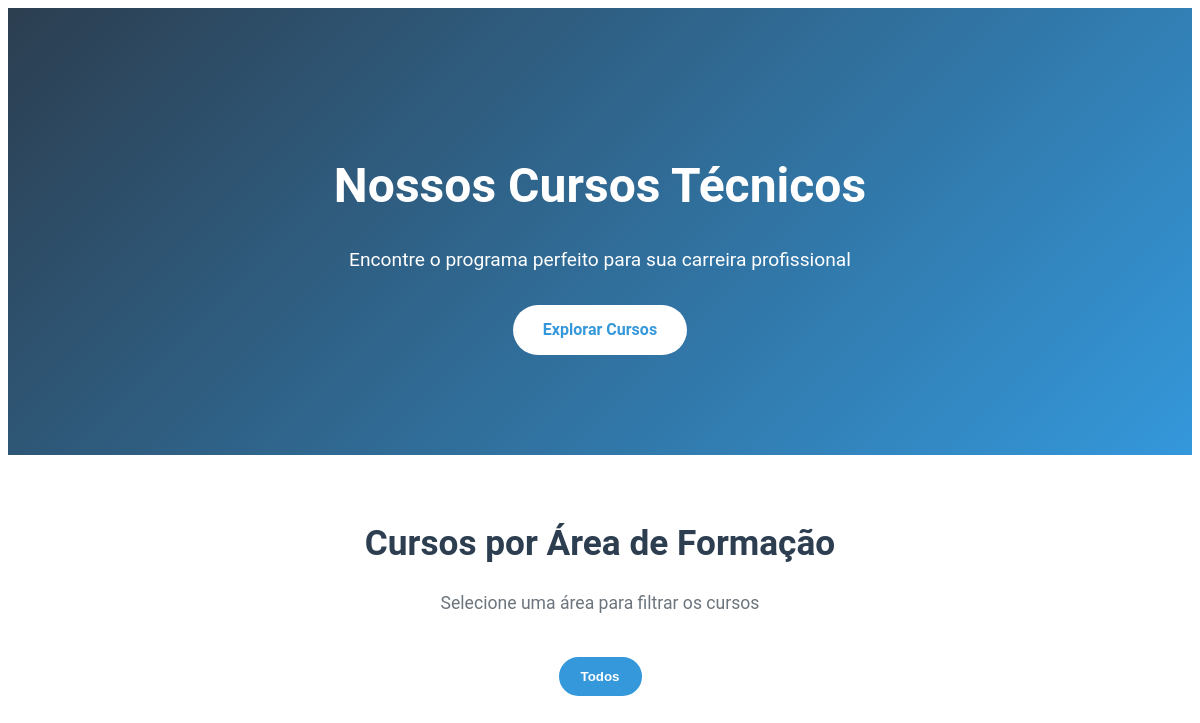
Before: /auth/todos_cursos/ with the older database file.
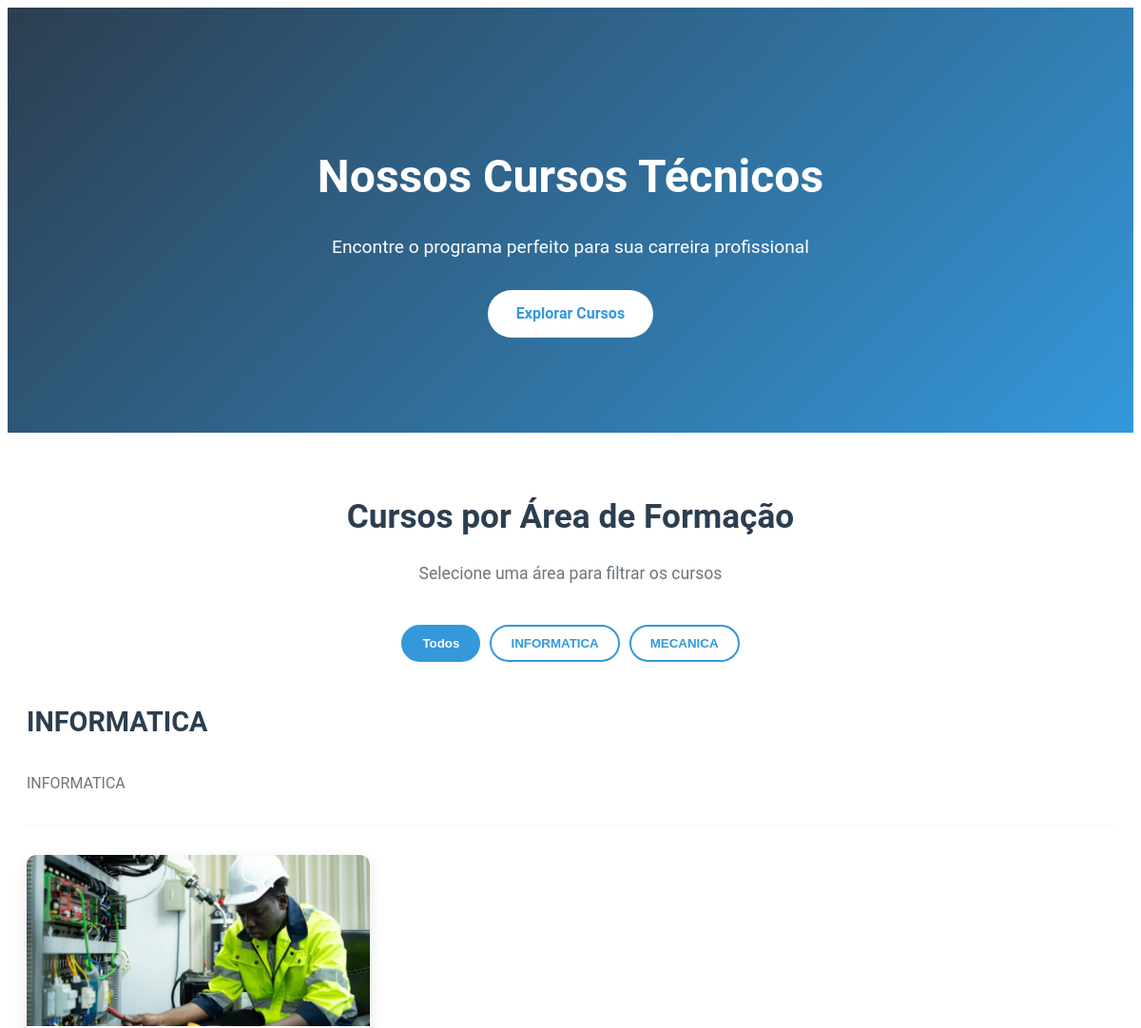
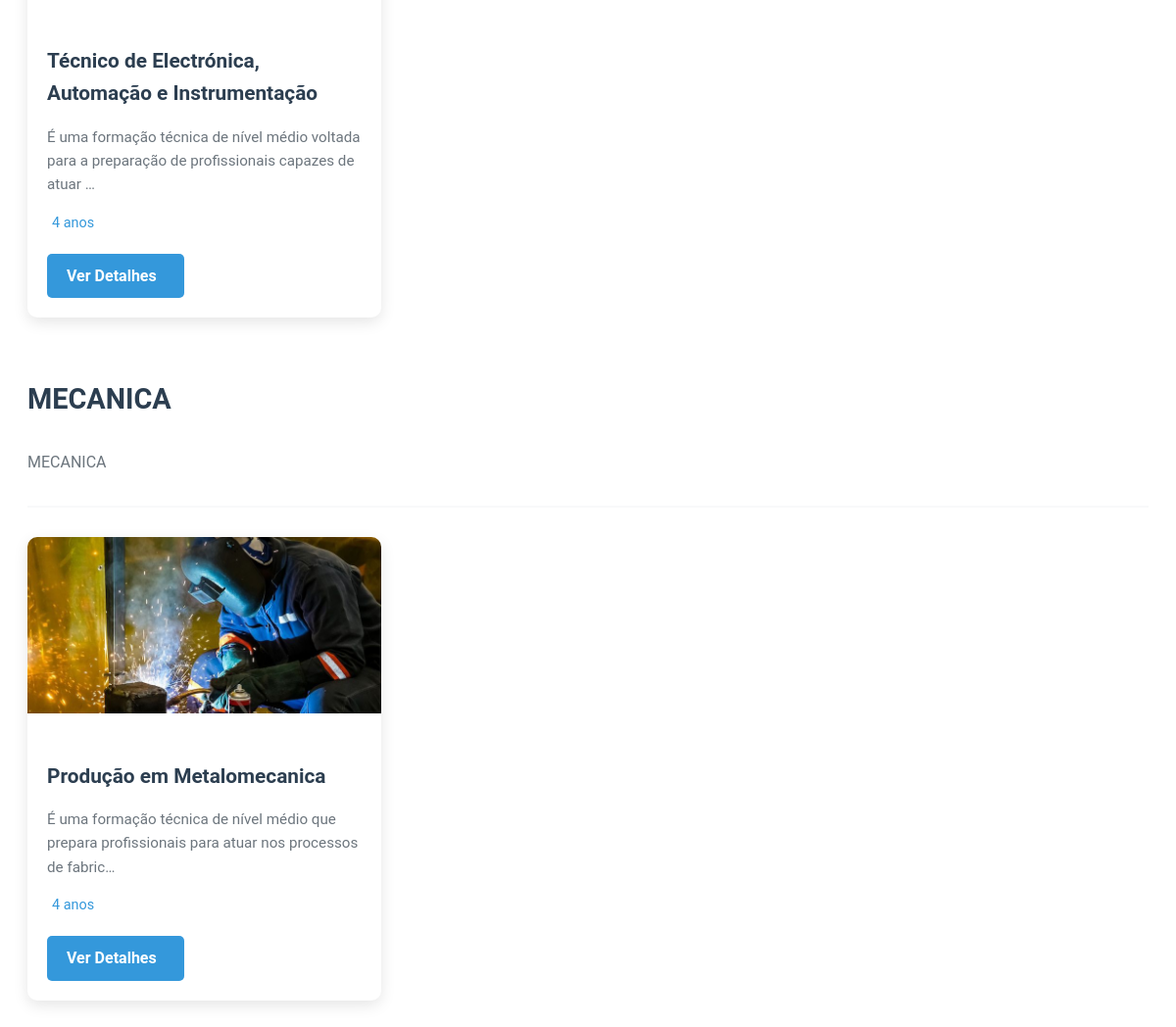
After: the same page with the newer database file (2 pictures, top to bottom).
### inscricoes/models.py (models this page shows, shortened)
class Area(models.Model):
    nome = models.CharField(max_length=255, verbose_name="Nome da Área")
    descricao = models.TextField(verbose_name="Descrição da Área", blank=True, null=True)
    class Meta:
        verbose_name = 'Área'
        verbose_name_plural = 'Áreas'

class Curso(models.Model):
    area = models.ForeignKey(
        Area,
        on_delete=models.SET_NULL,
        verbose_name="Área do Curso",
        null=True,
        blank=True
    )
    nome = models.CharField(max_length=255, verbose_name="Nome do Curso")
    descricao = models.TextField(verbose_name="Descrição do Curso")
    duracao = models.CharField(max_length=50, verbose_name="Duração")
    imagem = models.ImageField(upload_to='cursos/', verbose_name="Imagem do Curso")
    destaque = models.BooleanField(default=False, verbose_name="Destaque (Novo/Popular)")
    class Meta:
        verbose_name = 'Curso'
        verbose_name_plural = 'Cursos'

### inscricoes/views.py (the view)
# urls.py: path('todos_cursos/', views.todos_cursos, name='todos_cursos'),
def todos_cursos(request):
    areas = Area.objects.all()
    areas_com_cursos = []
    for area in areas:
        areas_com_cursos.append({
            'area': area,
            'cursos': Curso.objects.filter(area=area)
        })
    context = {
        'areas_com_cursos': areas_com_cursos
    }
    return render(request, 'cursos.html', context)

### inscricoes/templates/cursos.html (shortened to what this page needs)
<!DOCTYPE html>
<html lang="en">
<head>
</head>
<body>
    <section class="courses-page">
        <div class="courses-hero">
            <div class="hero-content">
                <h1>Nossos Cursos Técnicos</h1>
                <p>Encontre o programa perfeito para sua carreira profissional</p>
                <a href="#areas" class="cta-button">Explorar Cursos</a>
            </div>
        </div>
        <div class="container" id="areas">
            <div class="section-header">
                <h2>Cursos por Área de Formação</h2>
                <p>Selecione uma área para filtrar os cursos</p>
            </div>
            <div class="area-filters">
                <button class="filter-btn active" data-filter="all">Todos</button>
                {% for area_data in areas_com_cursos %}
                    <button class="filter-btn" data-filter="area-{{ area_data.area.id }}">
                        {{ area_data.area.nome }}
                    </button>
                {% endfor %}
            </div>
            <div class="courses-container">
                {% for area_data in areas_com_cursos %}
                <div class="area-section" id="area-{{ area_data.area.id }}">
                    <div class="area-header">
                        <h3>
                            {{ area_data.area.nome }}
                        </h3>
                        {% if area_data.area.descricao %}
                        <p>{{ area_data.area.descricao }}</p>
                        {% endif %}
                    </div>
                    <div class="courses-grid">
                        {% for curso in area_data.cursos %}
                        <div class="course-card">
                            <div class="card-image">
                                <img src="{{ curso.imagem.url }}" alt="{{ curso.nome }}">
                            </div>
                            <div class="card-content">
                                <h4>{{ curso.nome }}</h4>
                                <p class="description">{{ curso.descricao|truncatechars:100 }}</p>
                                <div class="course-meta">
                                    <span class="duration">
                                         {{ curso.duracao }}
                                    </span>
                                </div>
                            </div>
                            <div class="card-actions">
                                <a href="{% url 'detalhe_curso' curso.id %}" class="details-btn">
                                    Ver Detalhes
                                </a>
                            </div>
                        </div>
                        {% empty %}
                        <div class="empty-area">
                            <p>Nenhum curso disponível nesta área no momento.</p>
                        </div>
                        {% endfor %}
                    </div>
                </div>
                {% endfor %}
            </div>
        </div>
    </section>
</body>
</html>

Changed rows visible on the page:
added Area: area.nome "INFORMATICA", area.descricao "INFORMATICA"
added Area: area.nome "MECANICA", area.descricao "MECANICA"
now on this page (row edited): Curso: imagem (picture), nome "Técnico de Electrónica, Automação e Instrumentação", descricao "É uma formação técnica de nível médio voltada para a preparação de profissionais capazes de atuar …", duracao "4 anos", shown under "INFORMATICA"
now on this page (row edited): Curso: imagem (picture), nome "Produção em Metalomecanica", descricao "É uma formação técnica de nível médio que prepara profissionais para atuar nos processos de fabric…", duracao "4 anos", shown under "MECANICA"
